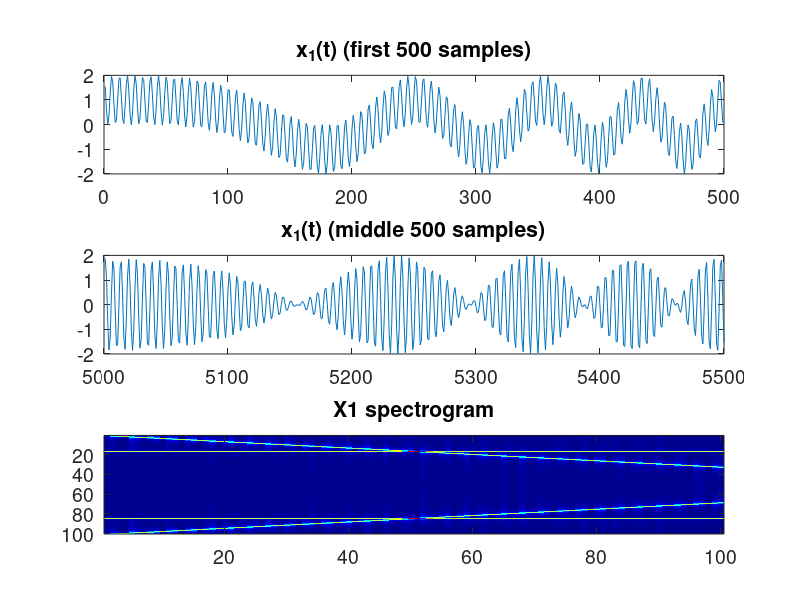

The MATLAB source for this figure:
% file: e9_2_chirps2.m  % chirp sound with constant tone
clear; close all; set(0,'defaultfigureposition',[100,100,600,900]);set(0,'defaultAxesFontSize',14);
X1 = cos(1:10000) + cos([1:10000].*[1:10000]/10000); % cosine tone plus ascending tone
figure, 
 subplot(3,1,1), plot(X1(1:500)),title('x_1(t) (first 500 samples)'),
 subplot(3,1,2), plot(5001:5500,X1(5001:5500)),title('x_1(t) (middle 500 samples)'),
 subplot(3,1,3), imagesc(abs(fft(reshape(X1,100,100)))),colormap(jet), title('X1 spectrogram');
soundsc(X1, 10000);  % for fun, try playing at some other sample freqs like 5000